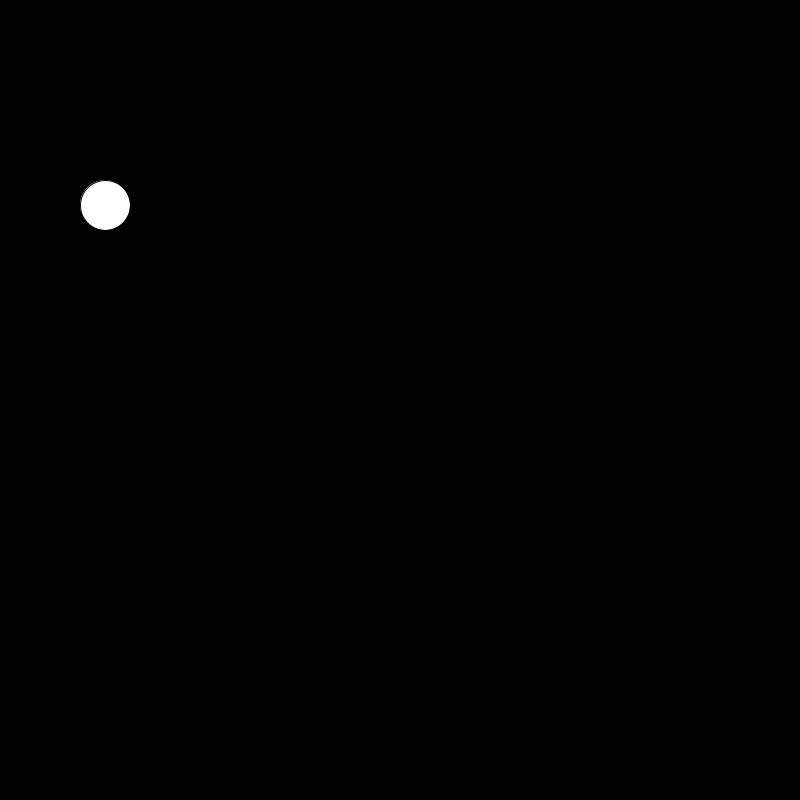
Frame 1 (no input)
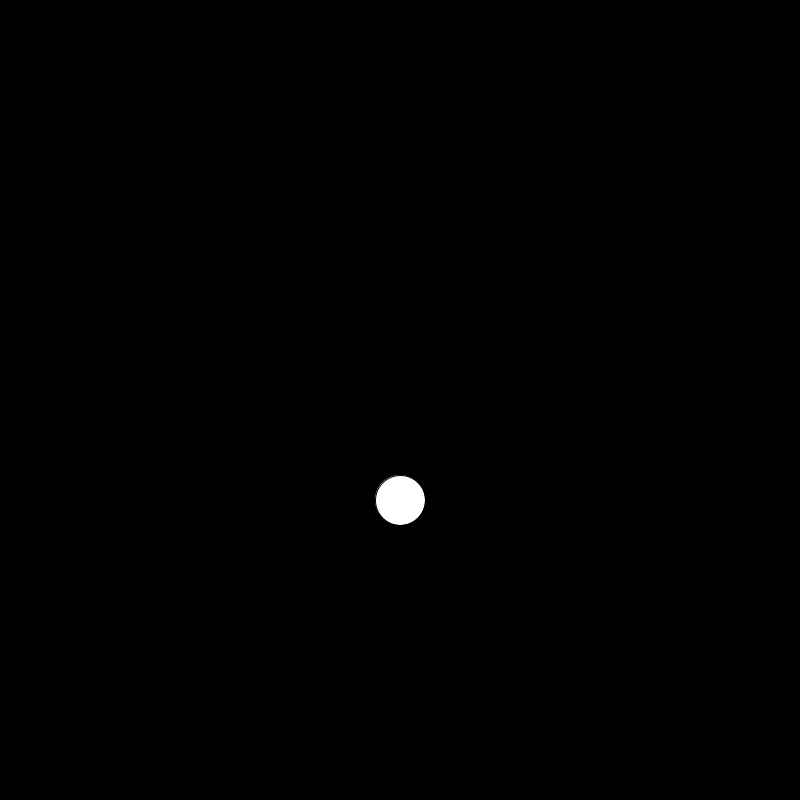
Frame 60 (the mouse pressed at the canvas centre just before this capture)
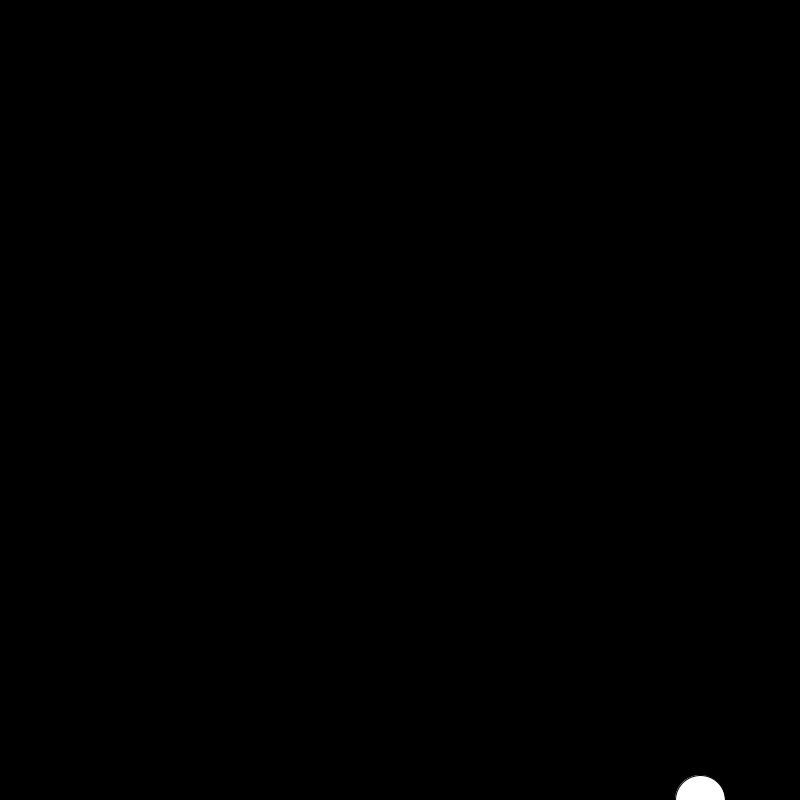
Frame 120 (the mouse held since frame 60 and released just before this capture)

The Processing sketch that drew these frames (run headless with seeded random() and noise(); from frame 60 on, the mouse is pressed at the canvas centre):

// Processing sketch: sketch_03_bounce
// ── sketch_03_bounce.pde
float ballX = 100;
float ballY = 200;

float speedX = 5;
float speedY = 5;

void setup() {
  size(800, 800); //We set up the size of the display
  background(0);  //We set up the background color
  frameRate(24);  //We set up the frame rate of the application (24 frames per second = normal movie frame rate)
}

void draw(){
  background(0);                 //we clear the background in every frame
  
  ballX = ballX + speedX;        //we add the speed to the position of the ball to the position
  ballY = ballY + speedY;
  
  if(ballX>800){                //if the ball goes over any of the borders, we reposition the ball in the border and invert the speed of that axis.
    ballX=800;
    speedX = -speedX;
  }
  
  if(ballX<0){
    ballX=0;
    speedX = -speedX;
  }
  
  if(ballY>800){
    ballY=800;
    speedY = -speedY;
  }
  
  if(ballY<0){
    ballY=0;
    speedY = -speedY;
  }
  
  
  
  ellipse(ballX, ballY, 50, 50);  //we draw a circle at the coordinates of the particle radius 25
}
